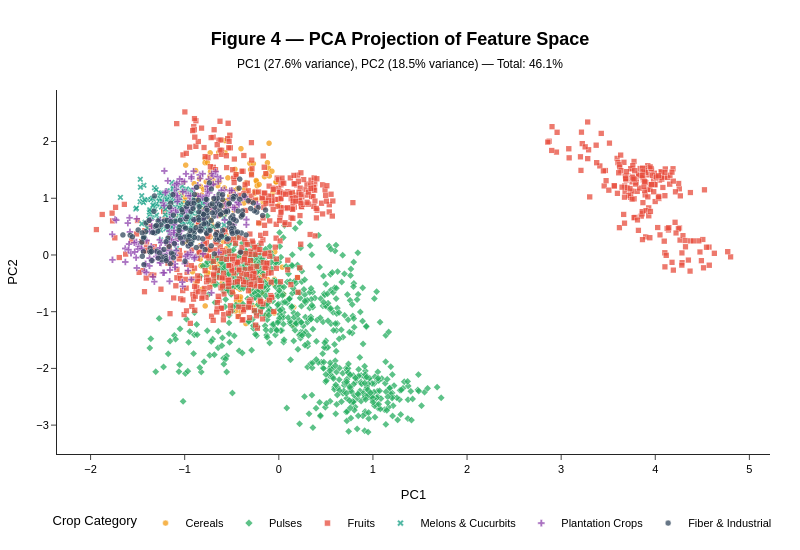

The cell this chart's notebook holds for it:
### Markdown cell above
### 2.5 Principal Component Analysis (PCA) — 2D Feature Space

### Code cell
# PCA projection to assess linear separability across categories
from sklearn.preprocessing import StandardScaler
from sklearn.decomposition import PCA

scaler_pca = StandardScaler()
X_scaled_pca = scaler_pca.fit_transform(df[features])

pca = PCA(n_components=2)
X_pca = pca.fit_transform(X_scaled_pca)

pca_df = pd.DataFrame({
    'PC1': X_pca[:, 0], 'PC2': X_pca[:, 1],
    'Category': df['category'], 'Crop': df['label']
})

pc1_var = pca.explained_variance_ratio_[0] * 100
pc2_var = pca.explained_variance_ratio_[1] * 100
total_var = pc1_var + pc2_var

fig = px.scatter(
    pca_df, x='PC1', y='PC2',
    color='Category', symbol='Category',
    color_discrete_map=CAT_COLORS,
    hover_data={'Crop': True, 'PC1': ':.2f', 'PC2': ':.2f'},
    opacity=0.75,
    title=(
        f"<b>Figure 4 — PCA Projection of Feature Space</b><br>"
        f"<span style='font-size:12px'>"
        f"PC1 ({pc1_var:.1f}% variance), PC2 ({pc2_var:.1f}% variance) — "
        f"Total: {total_var:.1f}%</span>"
    ),
    template='simple_white', height=550, width=800
)

fig.update_traces(marker=dict(size=6, line=dict(width=0.5, color='white')))
fig.update_layout(
    title=dict(x=0.5, xanchor='center', font=dict(size=18, family='Arial')),
    font=dict(family='Arial', size=11, color='black'),
    legend=dict(title='Crop Category', orientation='h', x=0.5, y=-0.15, xanchor='center'),
    margin=dict(l=50, r=30, t=90, b=70)
)
fig.show()

### Figure 1 — Plotly figure (JSON) as saved in the notebook; plotly's stock layout.template omitted (floating-point values rounded to 4 significant figures; data arrays with more than 128 entries replaced by an {"elided": "..."} marker saying what was removed)
{"data": [{"customdata": {"elided": "200x1 str values"}, "hovertemplate": "Category=Cereals<br>PC1=%{x:.2f}<br>PC2=%{y:.2f}<br>Crop=%{customdata[0]}<extra></extra>", "legendgroup": "Cereals", "marker": {"color": "#F39C12", "line": {"color": "white", "width": 0.5}, "opacity": 0.75, "size": 6, "symbol": "circle"}, "mode": "markers", "name": "Cereals", "showlegend": true, "type": "scattergl", "x": {"elided": "200 float values"}, "xaxis": "x", "y": {"elided": "200 float values"}, "yaxis": "y"}, {"customdata": {"elided": "700x1 str values"}, "hovertemplate": "Category=Pulses<br>PC1=%{x:.2f}<br>PC2=%{y:.2f}<br>Crop=%{customdata[0]}<extra></extra>", "legendgroup": "Pulses", "marker": {"color": "#27AE60", "line": {"color": "white", "width": 0.5}, "opacity": 0.75, "size": 6, "symbol": "diamond"}, "mode": "markers", "name": "Pulses", "showlegend": true, "type": "scattergl", "x": {"elided": "700 float values"}, "xaxis": "x", "y": {"elided": "700 float values"}, "yaxis": "y"}, {"customdata": {"elided": "700x1 str values"}, "hovertemplate": "Category=Fruits<br>PC1=%{x:.2f}<br>PC2=%{y:.2f}<br>Crop=%{customdata[0]}<extra></extra>", "legendgroup": "Fruits", "marker": {"color": "#E74C3C", "line": {"color": "white", "width": 0.5}, "opacity": 0.75, "size": 6, "symbol": "square"}, "mode": "markers", "name": "Fruits", "showlegend": true, "type": "scattergl", "x": {"elided": "700 float values"}, "xaxis": "x", "y": {"elided": "700 float values"}, "yaxis": "y"}, {"customdata": {"elided": "200x1 str values"}, "hovertemplate": "Category=Melons & Cucurbits<br>PC1=%{x:.2f}<br>PC2=%{y:.2f}<br>Crop=%{customdata[0]}<extra></extra>", "legendgroup": "Melons & Cucurbits", "marker": {"color": "#16A085", "line": {"color": "white", "width": 0.5}, "opacity": 0.75, "size": 6, "symbol": "x"}, "mode": "markers", "name": "Melons & Cucurbits", "showlegend": true, "type": "scattergl", "x": {"elided": "200 float values"}, "xaxis": "x", "y": {"elided": "200 float values"}, "yaxis": "y"}, {"customdata": {"elided": "200x1 str values"}, "hovertemplate": "Category=Plantation Crops<br>PC1=%{x:.2f}<br>PC2=%{y:.2f}<br>Crop=%{customdata[0]}<extra></extra>", "legendgroup": "Plantation Crops", "marker": {"color": "#8E44AD", "line": {"color": "white", "width": 0.5}, "opacity": 0.75, "size": 6, "symbol": "cross"}, "mode": "markers", "name": "Plantation Crops", "showlegend": true, "type": "scattergl", "x": {"elided": "200 float values"}, "xaxis": "x", "y": {"elided": "200 float values"}, "yaxis": "y"}, {"customdata": {"elided": "200x1 str values"}, "hovertemplate": "Category=Fiber & Industrial<br>PC1=%{x:.2f}<br>PC2=%{y:.2f}<br>Crop=%{customdata[0]}<extra></extra>", "legendgroup": "Fiber & Industrial", "marker": {"color": "#34495E", "line": {"color": "white", "width": 0.5}, "opacity": 0.75, "size": 6, "symbol": "circle"}, "mode": "markers", "name": "Fiber & Industrial", "showlegend": true, "type": "scattergl", "x": {"elided": "200 float values"}, "xaxis": "x", "y": {"elided": "200 float values"}, "yaxis": "y"}], "layout": {"font": {"color": "black", "family": "Arial", "size": 11}, "height": 550, "legend": {"orientation": "h", "title": {"text": "Crop Category"}, "tracegroupgap": 0, "x": 0.5, "xanchor": "center", "y": -0.15}, "margin": {"b": 70, "l": 50, "r": 30, "t": 90}, "title": {"font": {"family": "Arial", "size": 18}, "text": "<b>Figure 4 — PCA Projection of Feature Space</b><br><span style='font-size:12px'>PC1 (27.6% variance), PC2 (18.5% variance) — Total: 46.1%</span>", "x": 0.5, "xanchor": "center"}, "width": 800, "xaxis": {"anchor": "y", "domain": [0, 1], "title": {"text": "PC1"}}, "yaxis": {"anchor": "x", "domain": [0, 1], "title": {"text": "PC2"}}}}
